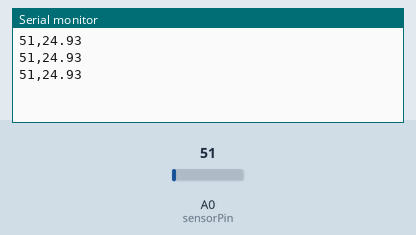
Simulated run of this sketch. Board: Arduino Uno, built with avr-gcc and run on an emulated ATmega328P. Parts: the last lines printed to the serial monitor. The test bench sets the inputs (shaded band); at power-on: A0 (sensorPin) = 51.

Above: at 1.3 s.
1.4 s: A0 (sensorPin) set to 61
At 1.9 s:
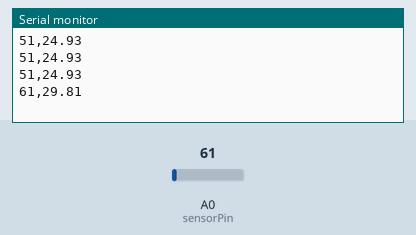
2.9 s: A0 (sensorPin) set to 71
At 3.4 s:
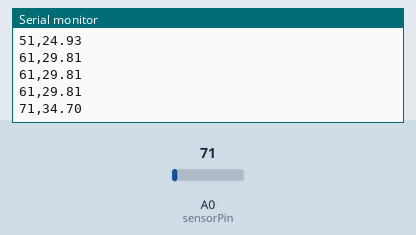
Timing chart, 0 to 5.9 s (numbered marks = the images above; inputs shaded):
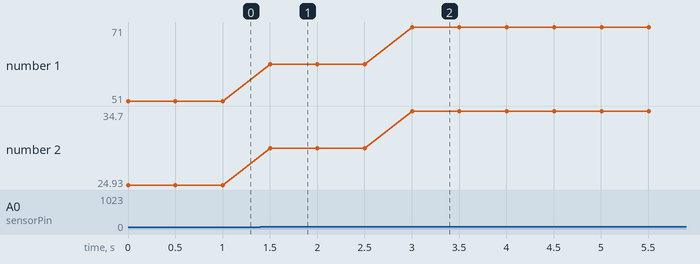

Measured:
- after the input at 1.4 s, the serial monitor: prints a new line after 0.10 s (image 1)
- after the input at 2.9 s, the serial monitor: prints a new line after 0.10 s (image 2)
- plotted number 1: 51 → 61 after the input at 1.4 s, 61 → 71 after the input at 2.9 s
- plotted number 2: 24.93 → 29.81 after the input at 1.4 s, 29.81 → 34.7 after the input at 2.9 s

The sketch:

lm35_basic.ino
```cpp
const int sensorPin = A0;

void setup() {
  Serial.begin(9600);
}

void loop() {
  int adc = analogRead(sensorPin);
  float voltage = adc * (5.0 / 1023.0);
  float tempC = voltage * 100.0;   // LM35 : 10 mV par °C

  Serial.print(adc);
  Serial.print(",");
  Serial.println(tempC);
  delay(500);
}
```
